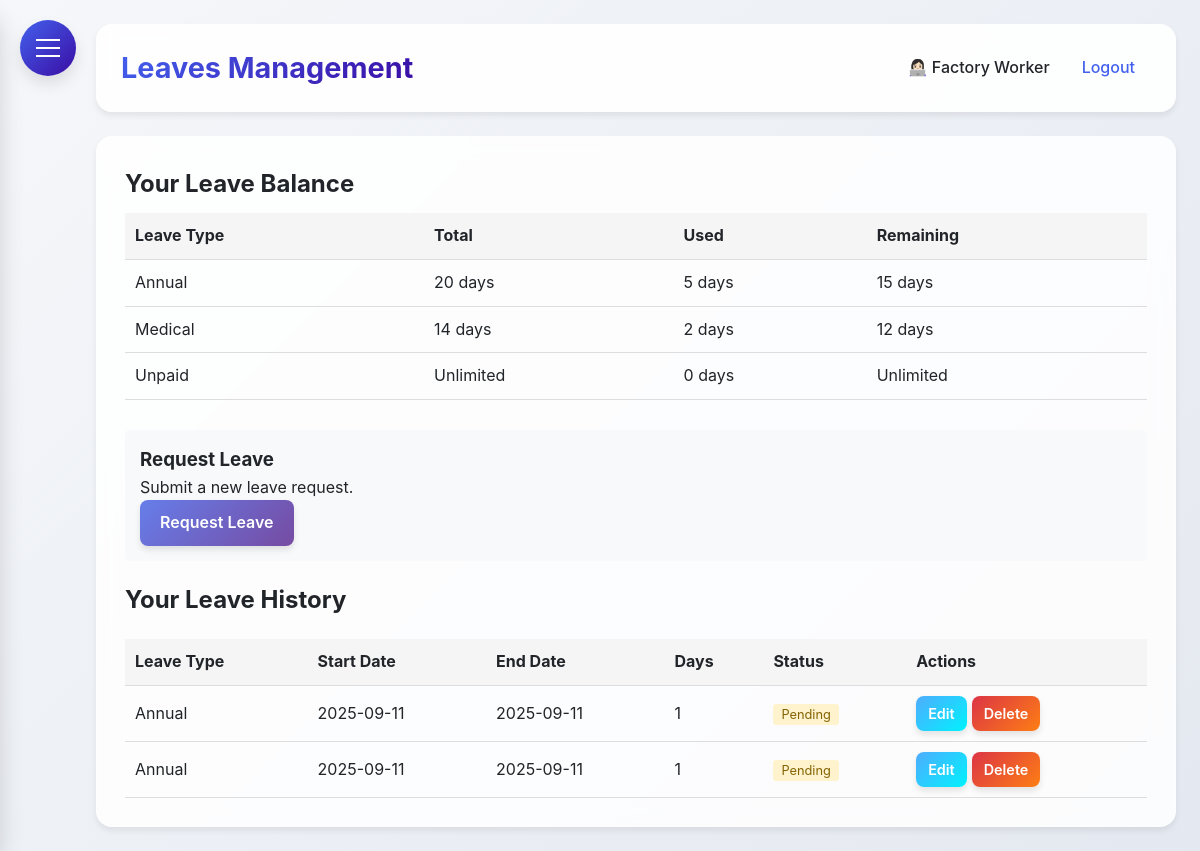
The page /leaves (signed in) on the database as committed earlier.
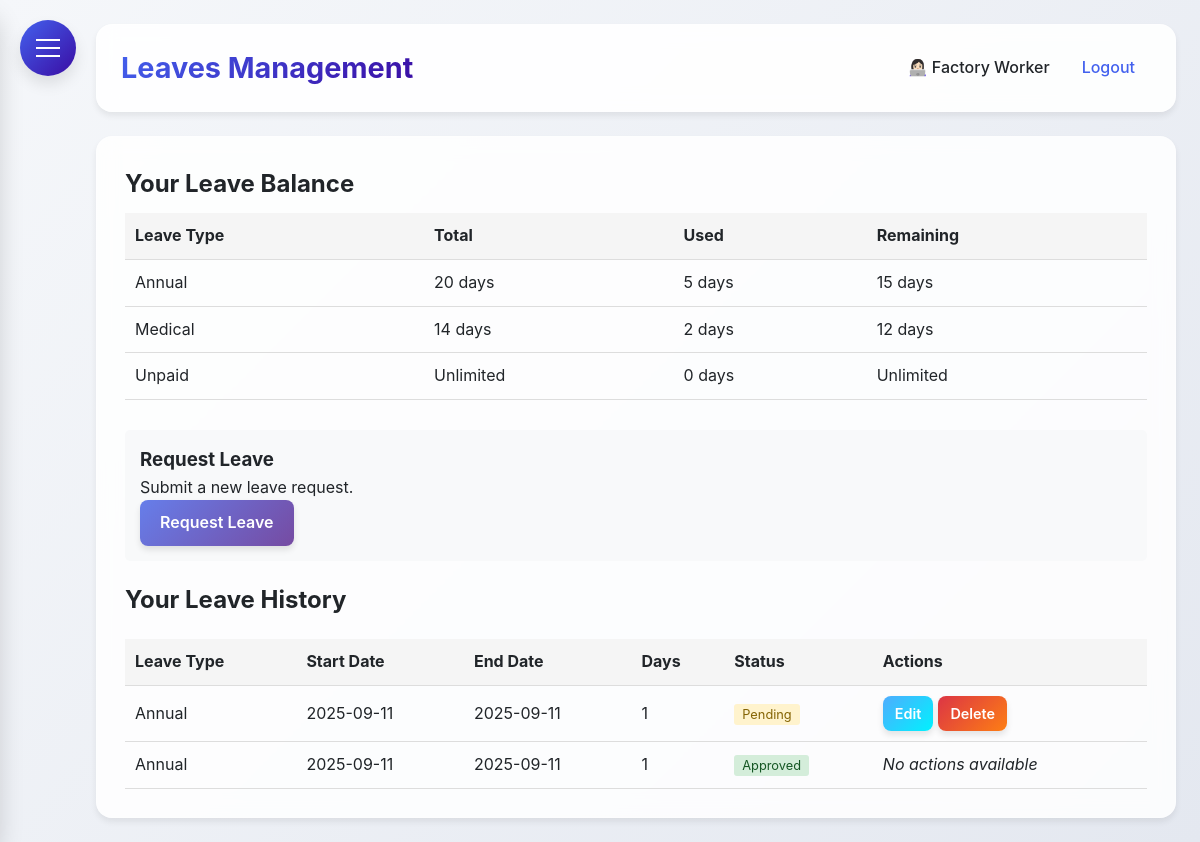
The same page on the database as committed later.
### HerculesSystem.py (models this page shows)
class LeaveRequest(db.Model):
    id = db.Column(db.Integer, primary_key=True)
    employee_id = db.Column(db.Integer, db.ForeignKey('employee.id'), nullable=False)
    start_date = db.Column(db.Date, nullable=False)
    end_date = db.Column(db.Date, nullable=False)
    leave_type = db.Column(db.String(50), nullable=False)
    compassionate_type = db.Column(db.String(50))
    reason = db.Column(db.Text)
    attachment_filename = db.Column(db.String(255))
    status = db.Column(db.String(20), default='pending')
    days_requested = db.Column(db.Integer, nullable=False)
    created_at = db.Column(db.DateTime, default=datetime.utcnow)
    approved_at = db.Column(db.DateTime)
    employee = db.relationship('Employee', backref=db.backref('leave_requests', lazy=True))

### HerculesSystem.py (the view)
@app.route('/leaves')
@login_required
def leaves():
    if current_user.user_type in ['admin', 'supervisor']:
        pending_requests = LeaveRequest.query.filter_by(status='pending').all()
        return render_template('leaves.html', pending_requests=pending_requests)
    else:
        user_requests = LeaveRequest.query.filter_by(employee_id=current_user.id).order_by(LeaveRequest.created_at.desc()).all()
        return render_template('leaves.html', user_requests=user_requests)

### HerculesSystem.py (called while the page is built)
@app.after_request
def add_security_headers(response):
    response.headers['Permissions-Policy'] = 'geolocation=()'
    return response

@login_manager.user_loader
def load_user(user_id):
    return db.session.get(Employee, int(user_id))

@app.context_processor
def inject_now():
    return {'now': datetime.utcnow()}

@app.before_request
def before_request():
    if request.url.startswith('https://'):
        new_url = request.url.replace('https://', 'http://', 1)
        return redirect(new_url, code=301)

### templates/leaves.html (shortened to what the changed rows need)
{% extends "base.html" %}
{% block content %}
{% if current_user.user_type in ['admin', 'supervisor'] %}
<div style="display: flex; gap: 10px; margin-bottom: 20px;">
    <a href="{{ url_for('all_leaves') }}" class="btn" style="background: linear-gradient(135deg, #667eea 0%, #764ba2 100%);">
        All Leaves
    </a>
    <a href="{{ url_for('manage_leave_balances') }}" class="btn" style="background: linear-gradient(135deg, #4facfe 0%, #2986cc 100%);">
        Manage Leaves
    </a>
</div>
<h2>Pending Leave Requests</h2>
{% if pending_requests %}
<table class="pending-requests-table desktop-view" style="width: 100%; border-collapse: collapse; margin-top: 20px;">
    <thead>
        <tr style="background: #f5f5f5;">
            <th style="padding: 10px; text-align: left; border-bottom: 1px solid #ddd;">Employee</th>
            <th style="padding: 10px; text-align: left; border-bottom: 1px solid #ddd;">Leave Type</th>
            <th style="padding: 10px; text-align: left; border-bottom: 1px solid #ddd;">Start Date</th>
            <th style="padding: 10px; text-align: left; border-bottom: 1px solid #ddd;">End Date</th>
            <th style="padding: 10px; text-align: left; border-bottom: 1px solid #ddd;">Days</th>
            <th style="padding: 10px; text-align: left; border-bottom: 1px solid #ddd;">Reason</th>
            <th style="padding: 10px; text-align: left; border-bottom: 1px solid #ddd;">Attachment</th>
            <th style="padding: 10px; text-align: left; border-bottom: 1px solid #ddd;">Actions</th>
        </tr>
    </thead>
    <tbody>
        {% for request in pending_requests %}
        <tr>
            <td style="padding: 10px; border-bottom: 1px solid #ddd;">{{ request.employee.full_name }}</td>
            <td style="padding: 10px; border-bottom: 1px solid #ddd;">{{ request.leave_type|title }}</td>
            <td style="padding: 10px; border-bottom: 1px solid #ddd;">{{ request.start_date.strftime('%Y-%m-%d') }}</td>
            <td style="padding: 10px; border-bottom: 1px solid #ddd;">{{ request.end_date.strftime('%Y-%m-%d') }}</td>
            <td style="padding: 10px; border-bottom: 1px solid #ddd;">{{ request.days_requested }}</td>
            <td style="padding: 10px; border-bottom: 1px solid #ddd;">{{ request.reason }}</td>
            <td style="padding: 10px; border-bottom: 1px solid #ddd;">
                {% if request.attachment_filename %}
                    <a href="{{ url_for('download_attachment', filename=request.attachment_filename) }}" target="_blank" style="color: #4361ee; text-decoration: none;">
                        View Attachment
                    </a>
                {% else %}
                    None
                {% endif %}
            </td>
            <td style="padding: 10px; border-bottom: 1px solid #ddd;">
                <div style="display: flex; flex-direction: column; gap: 5px;">
                    <a href="{{ url_for('approve_leave', request_id=request.id) }}" class="btn btn-sm" style="background: linear-gradient(135deg, #28a745 0%, #20c997 100%);">
                        Approve
                    </a>
                    <a href="{{ url_for('reject_leave', request_id=request.id) }}" class="btn btn-sm" style="background: linear-gradient(135deg, #dc3545 0%, #fd7e14 100%);">
                        Reject
                    </a>
                </div>
            </td>
        </tr>
        {% endfor %}
    </tbody>
</table>
<div class="mobile-view" style="display: none;">
    {% for request in pending_requests %}
    <div style="border: 1px solid #ddd; border-radius: 5px; padding: 15px; margin-bottom: 15px;">
        <div style="margin-bottom: 10px;">
            <strong>Employee:</strong> {{ request.employee.full_name }}
        </div>
        <div style="margin-bottom: 10px;">
            <strong>Leave Type:</strong> {{ request.leave_type|title }}
        </div>
        <div style="margin-bottom: 10px;">
            <strong>Dates:</strong> {{ request.start_date.strftime('%Y-%m-%d') }} to {{ request.end_date.strftime('%Y-%m-%d') }}
        </div>
        <div style="margin-bottom: 10px;">
            <strong>Days:</strong> {{ request.days_requested }}
        </div>
        <div style="margin-bottom: 10px;">
            <strong>Reason:</strong> {{ request.reason }}
        </div>
        <div style="margin-bottom: 10px;">
            <strong>Attachment:</strong>
            {% if request.attachment_filename %}
                <a href="{{ url_for('download_attachment', filename=request.attachment_filename) }}" target="_blank" style="color: #4361ee; text-decoration: none;">
                    View Attachment
                </a>
            {% else %}
                None
            {% endif %}
        </div>
        <div style="display: flex; flex-direction: column; gap: 10px; margin-top: 15px;">
            <a href="{{ url_for('approve_leave', request_id=request.id) }}" class="btn btn-sm" style="background: linear-gradient(135deg, #28a745 0%, #20c997 100%);">
                Approve
            </a>
            <a href="{{ url_for('reject_leave', request_id=request.id) }}" class="btn btn-sm" style="background: linear-gradient(135deg, #dc3545 0%, #fd7e14 100%);">
                Reject
            </a>
        </div>
    </div>
    {% endfor %}
</div>
{% else %}
<p>No pending leave requests.</p>
{% endif %}
{% else %}
<h2>Your Leave Balance</h2>
<table style="width: 100%; border-collapse: collapse; margin-top: 10px; margin-bottom: 30px;">
    <thead>
        <tr style="background: #f5f5f5;">
            <th style="padding: 10px; text-align: left; border-bottom: 1px solid #ddd;">Leave Type</th>
            <th style="padding: 10px; text-align: left; border-bottom: 1px solid #ddd;">Total</th>
            <th style="padding: 10px; text-align: left; border-bottom: 1px solid #ddd;">Used</th>
            <th style="padding: 10px; text-align: left; border-bottom: 1px solid #ddd;">Remaining</th>
        </tr>
    </thead>
</table>
<h2>Your Leave History</h2>
{% if user_requests %}
<table style="width: 100%; border-collapse: collapse; margin-top: 20px;">
    <thead>
        <tr style="background: #f5f5f5;">
            <th style="padding: 10px; text-align: left; border-bottom: 1px solid #ddd;">Leave Type</th>
            <th style="padding: 10px; text-align: left; border-bottom: 1px solid #ddd;">Start Date</th>
            <th style="padding: 10px; text-align: left; border-bottom: 1px solid #ddd;">End Date</th>
            <th style="padding: 10px; text-align: left; border-bottom: 1px solid #ddd;">Days</th>
            <th style="padding: 10px; text-align: left; border-bottom: 1px solid #ddd;">Status</th>
            <th style="padding: 10px; text-align: left; border-bottom: 1px solid #ddd;">Actions</th>
        </tr>
    </thead>
    <tbody>
        {% for request in user_requests %}
        <tr>
            <td style="padding: 10px; border-bottom: 1px solid #ddd;">{{ request.leave_type|title }}</td>
            <td style="padding: 10px; border-bottom: 1px solid #ddd;">{{ request.start_date.strftime('%Y-%m-%d') }}</td>
            <td style="padding: 10px; border-bottom: 1px solid #ddd;">{{ request.end_date.strftime('%Y-%m-%d') }}</td>
            <td style="padding: 10px; border-bottom: 1px solid #ddd;">{{ request.days_requested }}</td>
            <td style="padding: 10px; border-bottom: 1px solid #ddd;">
                <span style="
                    padding: 3px 8px;
                    border-radius: 3px;
                    font-size: 0.8rem;
                    {% if request.status == 'approved' %}
                        background: #d4edda; color: #155724;
                    {% elif request.status == 'rejected' %}
                        background: #f8d7da; color: #721c24;
                    {% else %}
                        background: #fff3cd; color: #856404;
                    {% endif %}
                ">
                    {{ request.status|title }}
                </span>
            </td>
            <td style="padding: 10px; border-bottom: 1px solid #ddd;">
                {% if request.status == 'pending' %}
                <div style="display: flex; gap: 5px;">
                    <a href="{{ url_for('edit_leave', request_id=request.id) }}"
                       class="btn btn-sm" style="background: linear-gradient(135deg, #4facfe 0%, #00f2fe 100%);">
                        Edit
                    </a>
                    <a href="{{ url_for('delete_leave', request_id=request.id) }}"
                       class="btn btn-sm" style="background: linear-gradient(135deg, #dc3545 0%, #fd7e14 100%);"
                       onclick="return confirm('Are you sure you want to delete this leave request?')">
                        Delete
                    </a>
                </div>
                {% else %}
                <em>No actions available</em>
                {% endif %}
            </td>
        </tr>
        {% endfor %}
    </tbody>
</table>
{% else %}
<p>You haven't submitted any leave requests yet.</p>
{% endif %}
{% endif %}
{% endblock %}

Rows that differ between the two databases and show on the page:
changed LeaveRequest: status "Pending" → "Approved"; status "Edit Delete" → "No actions available"
